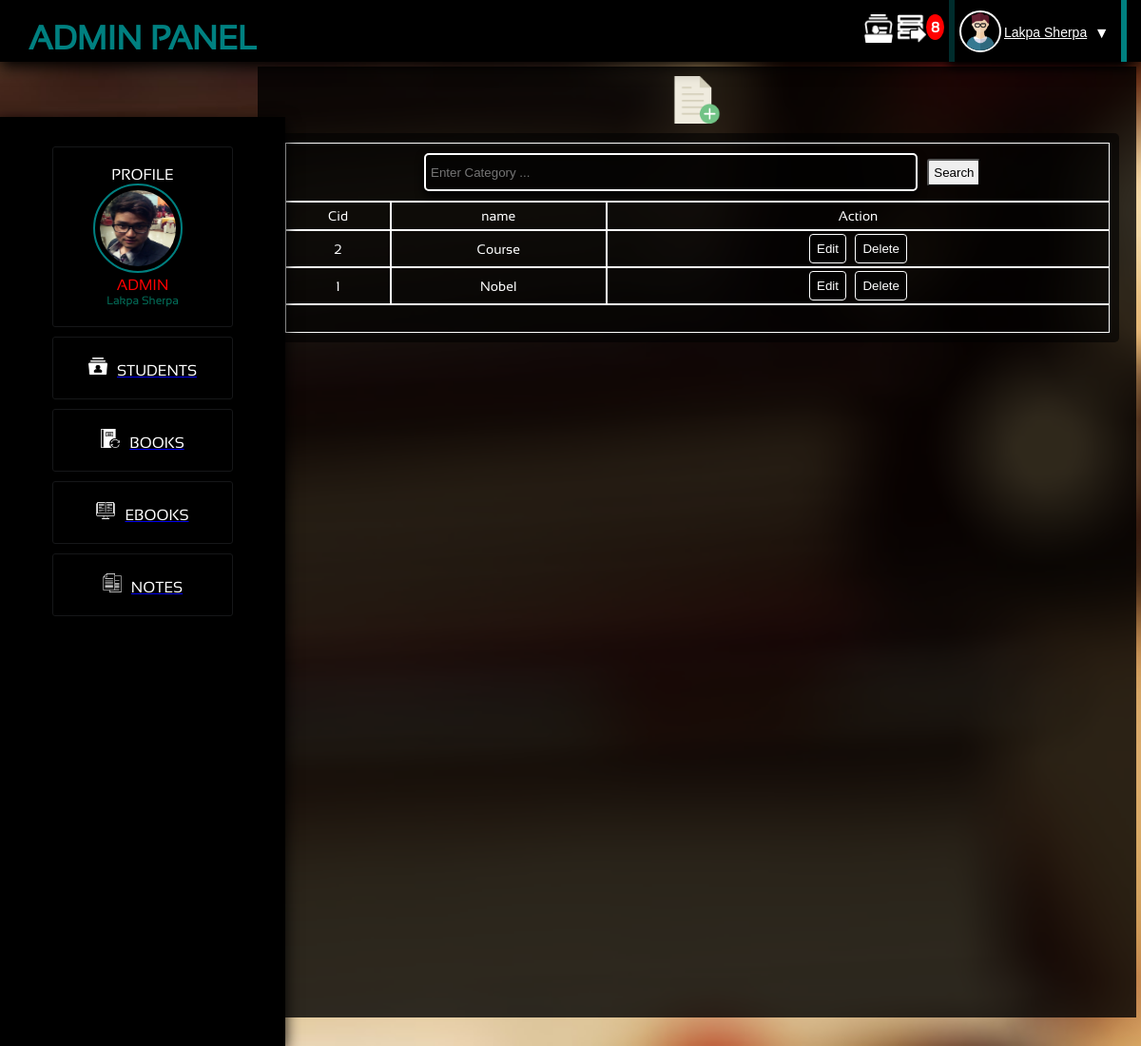
The app's page /admin/category.php (signed in), older data.
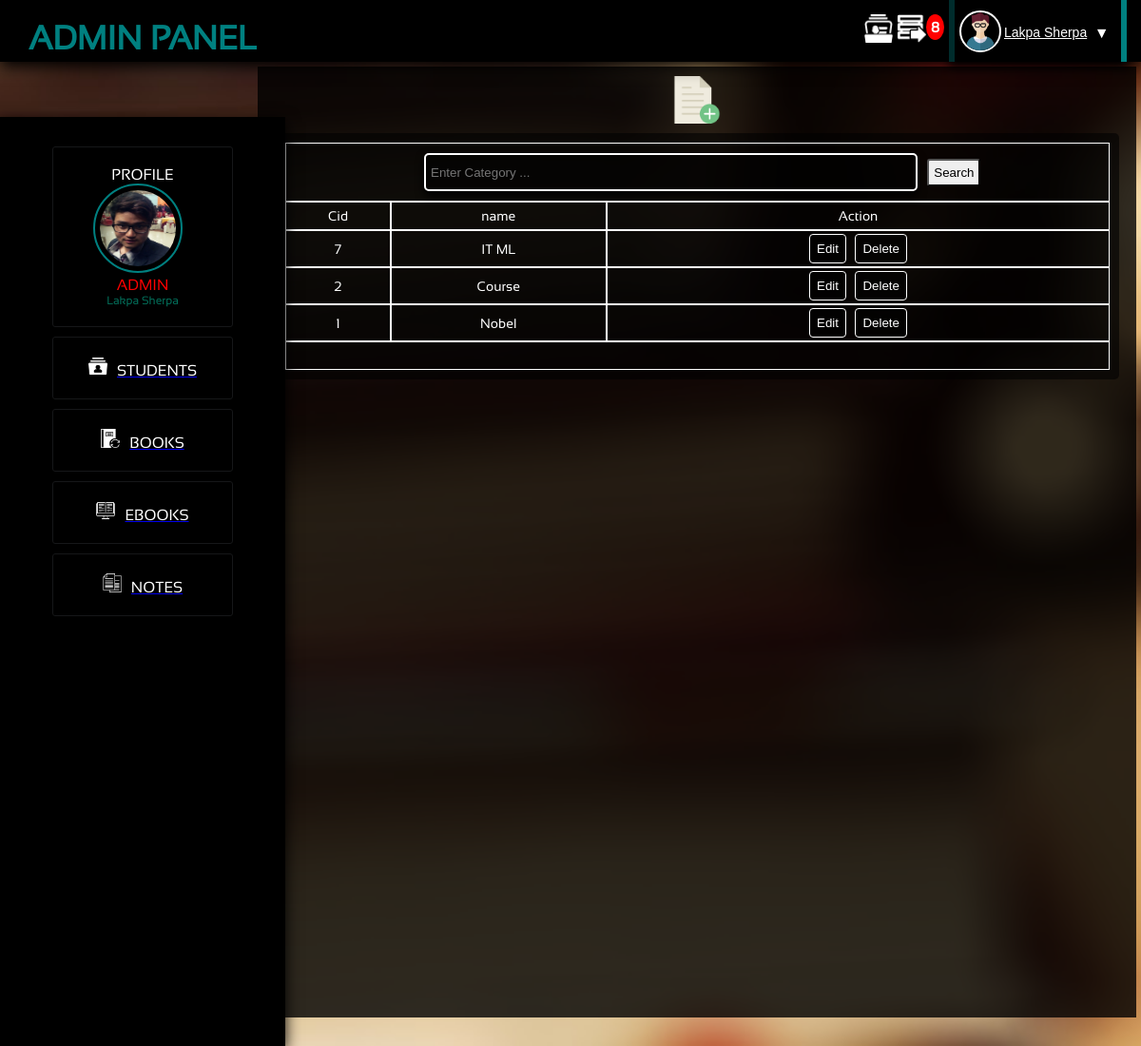
The same page, newer data.
### tables this page shows
CREATE TABLE `category` (
  `cid` int(11) NOT NULL,
  `name` varchar(30) NOT NULL
);

### admin/class/class.ManageCat.php (called while the page is built, shortened)
<?php
	include_once( '../class.database.php' );
	class ManageCategorys{
		public $linker;
		function __construct(){
			$db_connection = new dbConnection();
			$this->linker = $db_connection->connect();
			return $this->linker;
		}
		function listCat($limit){
			$query = $this->linker->query("SELECT * FROM category ORDER BY cid DESC $limit");
			$counts = $query->rowCount();
			if($counts >= 1)
			{
				$result = $query->fetchAll();
			}
			else
			{
				$result = $counts;
			}
			return $result;
		}
	}
?>

### class.database.php (called while the page is built, shortened)
<?php
	class dbConnection{
		public $db_name = 'php-librarys';
		public $db_user = 'root';
		public $db_pass = '';
		public $db_host = 'localhost';
		function connect(){
			try{
				$this->db_conn = new PDO("mysql:host=$this->db_host;dbname=$this->db_name",
					$this->db_user,$this->db_pass);
				return $this->db_conn;
			}
			catch(PDOException $e){
				return $e->getMessage();
			}
		}
	}
?>

### admin/manage/manage.category.php (called while the page is built, shortened)
<?php
  include_once('class/class.ManageCat.php');
  $init = new ManageCategorys();
  if(isset($_GET['cid']))
  {
    $id = $_GET['cid'];
    $list_category = $init->listIdCat($id);
  }else{
    if(isset($_GET['page'])){
      $page = preg_replace("#[^0-9]#","",$_GET['page']);
    }else{
      $page = 1;
    }
    $perPage = 6;
    $limit = "LIMIT ".($page-1)*$perPage.",$perPage";
    $list_category = $init->listCat($limit);
  }

### admin/category.php (the view, shortened to what this page needs)
<?php
  include_once('header.php');
  include_once('manage/manage.category.php');
?>
<div class="main_content"><center>
  <img src="../gallery/logo/filee.png" style="height:50px;width:50px;cursor:pointer" id="clickadd" onClick="add()">
<div class="displaycontainer">
  <table class="table table-striped">
  <thead>
    <tr>
      <section id="search">
      <form method="get" action="#" class="searching">
      <td colspan="12" style=""><input type="text" placeholder="Enter Category ..." id="admin_search" name="cname"/><input type="Submit" value="Search" id="search_s"></td>
    </form>
    </tr>
    <tr>
      <td>Cid</td>
      <td>name</td>
      <td>Action</td>
    </tr>
  </thead>
  <tbody>
    <?php
    if(!isset($_GET['cname'])){
    if($list_category !== 0)
    {
      foreach ($list_category as $key => $value) {
    ?>
        <tr>
        <td><?php echo $value['cid']; ?></td>
        <td><?php echo $value['name']; ?></td>
        <td>
        <a href="edit_category.php?cid=<?php echo $value['cid'];?>"><button>Edit</button></a>
          <button id="btn_delete<?php echo $value['cid']; ?>" value="<?php echo $value['cid']; ?>">Delete</button>
        </td>
        </tr>
        <?php
      }
    }else{
      echo '<td><td></td></td><td><td>Sorry no more Student to show under this section</td></td><td></td><td></td>';
    }
    ?>
    <tr><td colspan="5"><?php echo $category_pagination; ?></td></tr>
    <?php
      }else{
        echo $searched_c;
      }
    ?>
  </tbody>
  </table>
</div>
	</div>
</body>
</html>

Row changes from the older to the newer data that the page shows:
added category: cid "7", name "IT ML"
